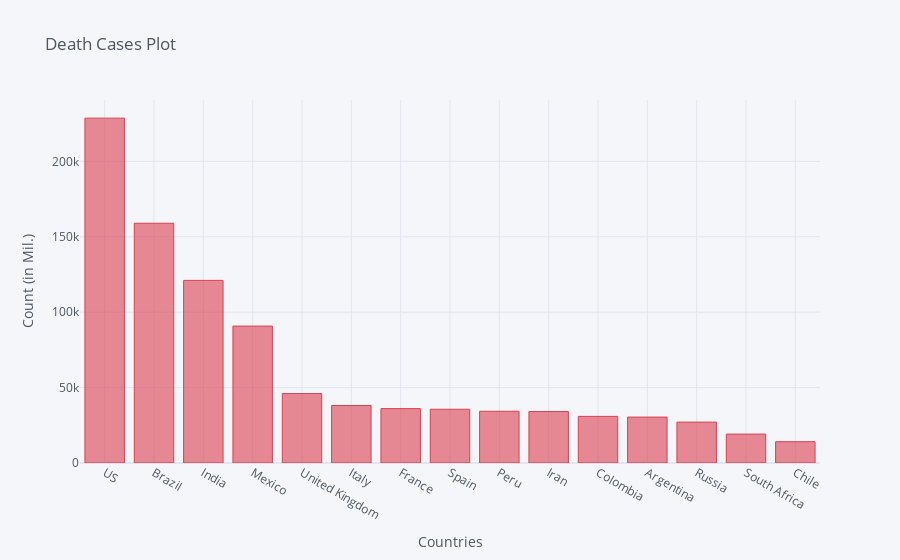

Notebook code cell kept with this figure:
### Code cell
death_df2_plot.iplot(kind='bar', x='Country/Region', y='10/29/20',color='red',
                    title='Death Cases Plot',xTitle='Countries',yTitle='Count (in Mil.)')

### Figure 1 — Plotly figure (JSON) as saved in the notebook; plotly's stock layout.template omitted (floating-point values rounded to 4 significant figures)
{"data": [{"marker": {"color": "rgba(219, 64, 82, 0.6)", "line": {"color": "rgba(219, 64, 82, 1.0)", "width": 1}}, "name": "10/29/20", "orientation": "v", "text": "", "type": "bar", "x": ["US", "Brazil", "India", "Mexico", "United Kingdom", "Italy", "France", "Spain", "Peru", "Iran", "Colombia", "Argentina", "Russia", "South Africa", "Chile"], "y": [228656, 158969, 121090, 90773, 46045, 38122, 36058, 35639, 34315, 34113, 30926, 30442, 27111, 19164, 14118]}], "layout": {"legend": {"bgcolor": "#F5F6F9", "font": {"color": "#4D5663"}}, "paper_bgcolor": "#F5F6F9", "plot_bgcolor": "#F5F6F9", "title": {"font": {"color": "#4D5663"}, "text": "Death Cases Plot"}, "xaxis": {"gridcolor": "#E1E5ED", "showgrid": true, "tickfont": {"color": "#4D5663"}, "title": {"font": {"color": "#4D5663"}, "text": "Countries"}, "zerolinecolor": "#E1E5ED"}, "yaxis": {"gridcolor": "#E1E5ED", "showgrid": true, "tickfont": {"color": "#4D5663"}, "title": {"font": {"color": "#4D5663"}, "text": "Count (in Mil.)"}, "zerolinecolor": "#E1E5ED"}}}
